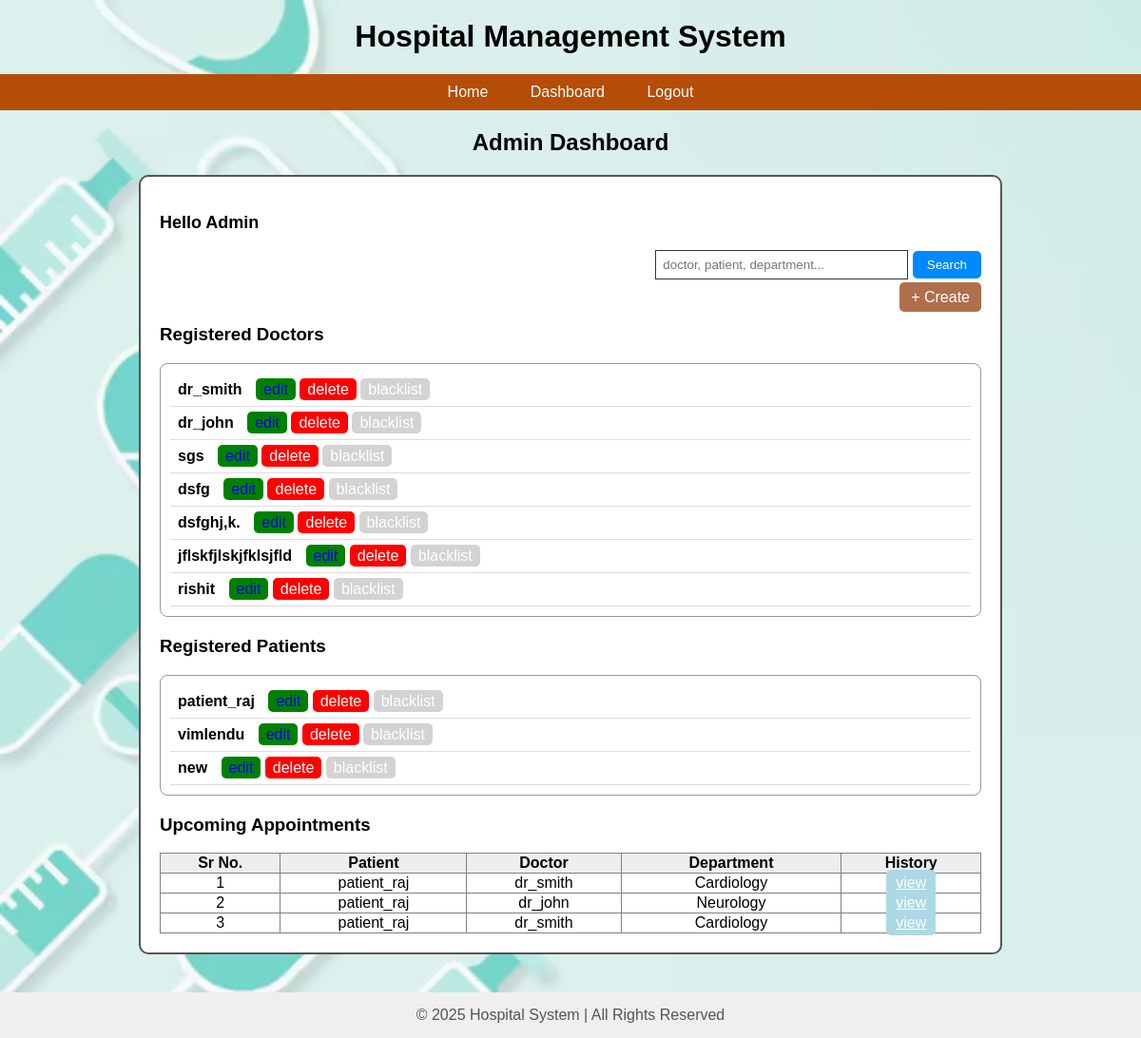
The page /admin_dash (signed in) on the database as committed earlier.
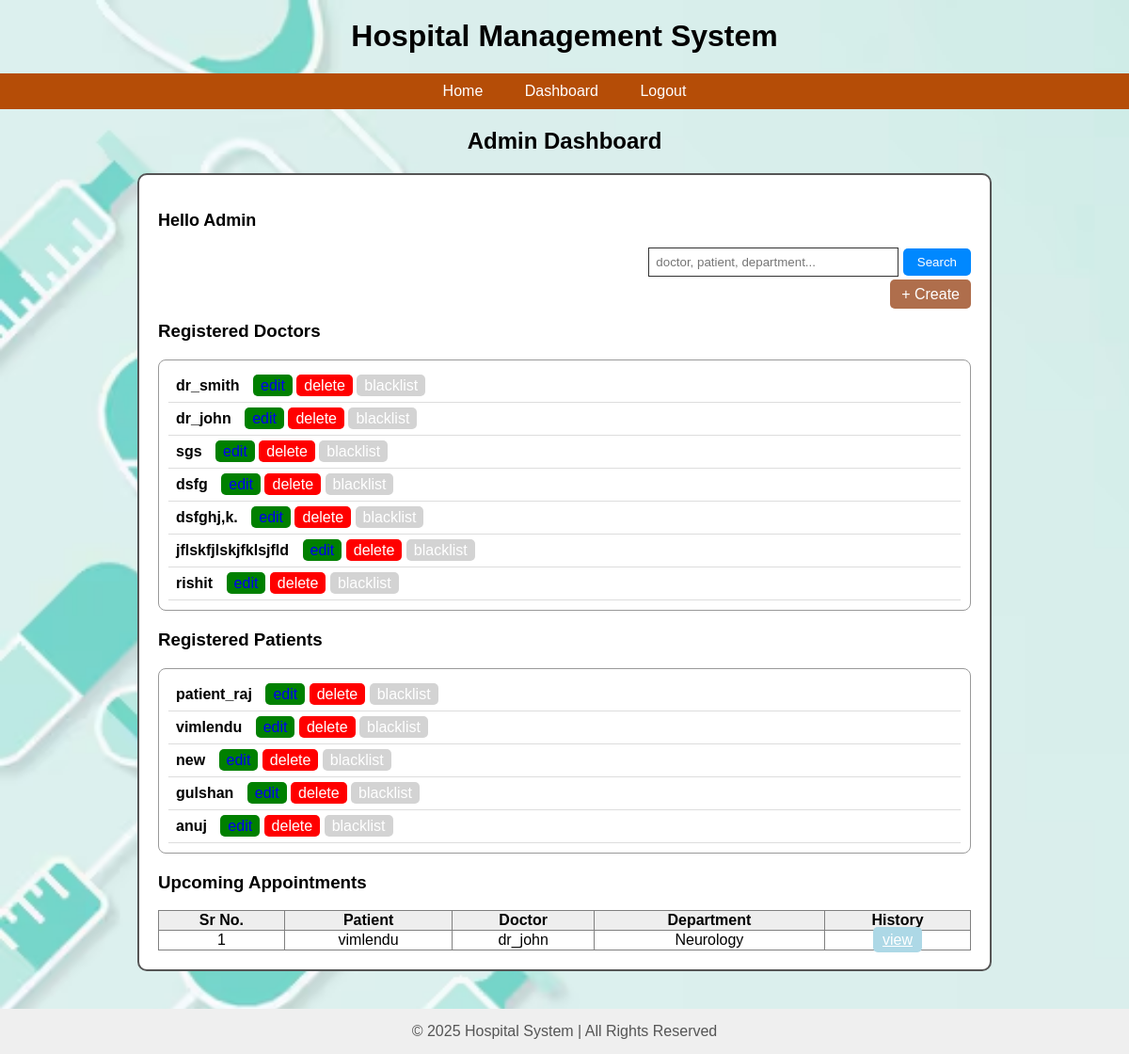
The same page on the database as committed later.
### app.py (models this page shows)
class User(db.Model):
    __tablename__ = 'users'
    id = db.Column(db.Integer, primary_key=True)
    user_name = db.Column(db.String(80), unique=True, nullable=False)
    email = db.Column(db.String(120), unique=True, nullable=False)
    password = db.Column(db.String(200), nullable=False)
    role = db.Column(db.String(50), nullable=False)
    created_at = db.Column(db.DateTime, default=datetime.utcnow)
    experience = db.Column(db.Integer, nullable=True)
    department_id = db.Column(db.Integer, db.ForeignKey('departments.id'), nullable=True)
    department = db.relationship("Department",back_populates="doctors")

class Appointment(db.Model):
    __tablename__ = 'appointments'
    id = db.Column(db.Integer, primary_key=True)
    date = db.Column(db.String(20))
    time = db.Column(db.String(50))
    patient_id = db.Column(db.Integer, db.ForeignKey('users.id'), nullable=False)
    doctor_id = db.Column(db.Integer, db.ForeignKey('users.id'), nullable=False)
    status = db.Column(db.String(50), default='Booked', nullable=False)
    treatment_id = db.Column(db.Integer, db.ForeignKey('treatments.id'), nullable=True, unique=True)

class Department(db.Model):
    __tablename__ = 'departments'
    id = db.Column(db.Integer, primary_key=True)
    name = db.Column(db.String(100), unique=True, nullable=False)
    description = db.Column(db.String(255), nullable=True)
    doctors = db.relationship("User", back_populates="department")

### app.py (the view)
@app.route('/admin_dash')
def admin_dash():
    if session.get("role") != "admin":
        return redirect(url_for('login'))
    doctors = User.query.filter_by(role="doctor").all()
    patients = User.query.filter_by(role="patient").all()
    patient = aliased(User)
    doctor = aliased(User)
    appointments = (
        db.session.query(
            Appointment.id,
            Appointment.patient_id,
            patient.user_name.label("patient_name"),
            doctor.user_name.label("doctor_name"),
            Department.name.label("department"),
            Appointment.date,
            Appointment.time
        )
        .join(patient, Appointment.patient_id == patient.id)
        .join(doctor, Appointment.doctor_id == doctor.id)
        .outerjoin(Department, doctor.department_id == Department.id)
        .all()
    )
    return render_template(
        "admin_dash.html",
        doctors=doctors,
        patients=patients,
        appointments=appointments
    )

### templates/admin_dash.html (shortened to what this page needs)
{% extends "root.html" %}
{% block content %}
<h2 style="text-align:center; margin-top:20px;">Admin Dashboard</h2>
<div style="
    width:90%;
    margin:auto;
    padding:20px;
    border:2px solid #555;
    border-radius:10px;
    background:white;
">
    <p style="font-size:18px;"><b>Hello Admin</b></p>
    <form method="GET" action="/admin_search" style="text-align:right;">
        <input type="text" name="query" placeholder="doctor, patient, department..."
               style="padding:7px; width:250px; border:1px solid #333;">
        <button type="submit" style="
            padding:7px 15px;
            background:#0088ff;
            color:white;
            border:none;
            border-radius:5px;
            cursor:pointer;">
            Search
        </button>
    </form>
    <div style="text-align:right; margin-top:10px;">
        <a href="/add_doctor"
           style="padding:7px 12px; background: #af6e4c; color:white;
                  border-radius:5px; text-decoration:none;">
            + Create
        </a>
    </div>
    <h3>Registered Doctors</h3>
    <div style="border:1px solid #999; padding:10px; border-radius:8px;">
        {% for d in doctors %}
            <div style="padding:8px; border-bottom:1px solid #ddd;">
                <b>{{ d.user_name }}</b>
                <a href="/edit_doctor/{{ d.id }}"
                   style="background:green; padding:3px 8px; margin-left:10px;
                          border-radius:5px; text-decoration:none;">edit</a>
                <a href="/delete_doctor/{{ d.id }}"
                   style="background:red; color:white; padding:3px 8px;
                          border-radius:5px; text-decoration:none;">delete</a>
                <a href="/blacklist_doctor/{{ d.id }}"
                   style="background:lightgray; color:white; padding:3px 8px;
                          border-radius:5px; text-decoration:none;">blacklist</a>
            </div>
        {% endfor %}
    </div>
    <h3 style="margin-top:20px;">Registered Patients</h3>
    <div style="border:1px solid #999; padding:10px; border-radius:8px;">
        {% for p in patients %}
            <div style="padding:8px; border-bottom:1px solid #ddd;">
                <b>{{ p.user_name }}</b>
                <a href="/edit_patient/{{ p.id }}"
                   style="background:green; padding:3px 8px; margin-left:10px;
                          border-radius:5px; text-decoration:none;">edit</a>
                <a href="/delete_patient/{{ p.id }}"
                   style="background:red; color:white; padding:3px 8px;
                          border-radius:5px; text-decoration:none;">delete</a>
                <a href="/blacklist_patient/{{ p.id }}"
                   style="background:lightgray; color:white; padding:3px 8px;
                          border-radius:5px; text-decoration:none;">blacklist</a>
            </div>
        {% endfor %}
    </div>
    <h3 style="margin-top:20px;">Upcoming Appointments</h3>
    <table border="1" width="100%" style="border-collapse:collapse; text-align:center;">
        <tr style="background:#eee;">
            <th>Sr No.</th>
            <th>Patient</th>
            <th>Doctor</th>
            <th>Department</th>
            <th>History</th>
        </tr>
        {% for a in appointments %}
        <tr>
            <td>{{ loop.index }}</td>
            <td>{{ a.patient_name }}</td>
            <td>{{ a.doctor_name }}</td>
            <td>{{ a.department }}</td>
            <td>
                <a href="/patient_history/{{ a.patient_id }}"
                   style="background:lightblue; color:white; padding:5px 10px;
                          border-radius:5px;">view</a>
            </td>
        </tr>
        {% endfor %}
    </table>
</div>
{% endblock %}

### templates/root.html (shortened to what this page needs)
<!DOCTYPE html>
<html>
<head>
</head>
<body>
    <h1>Hospital Management System</h1>
    <nav>
    <ul>
        <li><a href="/">Home</a></li>
        {% if not session %}
            <li><a href="{{ url_for('login') }}">Login</a></li>
            <li><a href="{{ url_for('signup') }}">Signup</a></li>
            <li><a href="{{ url_for('contact') }}">Contact Us</a></li>
        {% elif session.role == 'patient' %}
            <li><a href="{{ url_for('patient_history') }}">History</a></li>
            <li><a href="{{ url_for('logout') }}">Logout</a></li>
        {% elif session.role == 'doctor' %}
            <li><a href="{{ url_for('doctor_dash') }}">Dashboard</a></li>
            <li><a href="{{ url_for('logout') }}">Logout</a></li>
        {% elif session.role == 'admin' %}
            <li><a href="{{ url_for('admin_dash') }}">Dashboard</a></li>
            <li><a href="{{ url_for('logout') }}">Logout</a></li>
        {% endif %}
    </ul>
</nav>
    <div class="container">
        {% block content %}{% endblock %}
    </div>
    <footer>
        © 2025 Hospital System | All Rights Reserved
    </footer>
</body>
</html>

### templates/root.html (style rules this page uses)
body { font-family: Arial; margin: 0; padding: 0; background-image: url('/static/images/back_ground image1.jpg'); background-size: cover; background-repeat: no-repeat; background-attachment: fixed; }
h1 { text-align: center; margin-top: 20px; }
nav { background-color: rgb(181, 77, 7); padding: 10px 0; }
nav ul { list-style: none; text-align: center; padding: 0; margin: 0; }
nav ul li { display: inline; margin: 0 20px; }
nav ul li a { text-decoration: none; color: white; font-size: 16px; }
.container { width: 80%; margin: auto; margin-top: 20px; }
footer { margin-top: 40px; padding: 15px; background: #efefef; text-align: center; color: #555; }

Rows that differ between the two databases and show on the page:
removed Appointment: patient_name "patient_raj", doctor_name "dr_smith", department "Cardiology"
removed Appointment: patient_name "patient_raj", doctor_name "dr_smith", department "Cardiology"
added User: user_name "gulshan", shown under "Registered Patients"
added User: user_name "anuj", shown under "Registered Patients"
changed Appointment "dr_john": patient_name "patient_raj" → "vimlendu"
